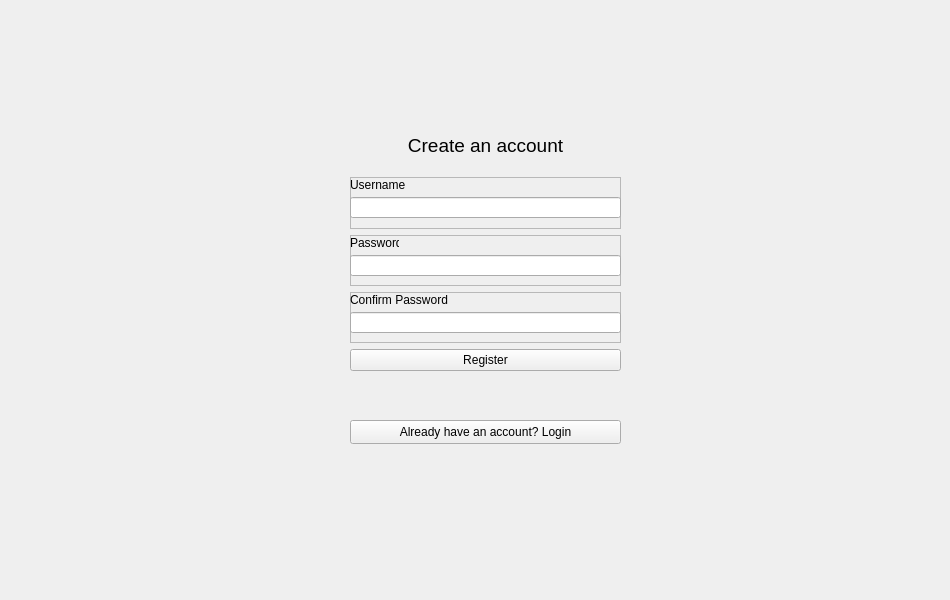
<?xml version="1.0" encoding="UTF-8"?>
<ui version="4.0">
 <class>RegisterWindow</class>
 <widget class="QWidget" name="RegisterWindow">
  <property name="geometry">
   <rect>
    <x>0</x>
    <y>0</y>
    <width>950</width>
    <height>600</height>
   </rect>
  </property>
  <property name="windowTitle">
   <string>Register</string>
  </property>
  <widget class="QPushButton" name="login_button">
   <property name="geometry">
    <rect>
     <x>350</x>
     <y>420</y>
     <width>271</width>
     <height>24</height>
    </rect>
   </property>
   <property name="text">
    <string>Already have an account? Login</string>
   </property>
  </widget>
  <widget class="QWidget" name="verticalLayoutWidget">
   <property name="geometry">
    <rect>
     <x>350</x>
     <y>120</y>
     <width>271</width>
     <height>251</height>
    </rect>
   </property>
   <layout class="QVBoxLayout" name="verticalLayout">
    <property name="rightMargin">
     <number>0</number>
    </property>
    <item>
     <widget class="QLabel" name="title">
      <property name="font">
       <font>
        <pointsize>14</pointsize>
       </font>
      </property>
      <property name="text">
       <string>Create an account</string>
      </property>
      <property name="alignment">
       <set>Qt::AlignCenter</set>
      </property>
     </widget>
    </item>
    <item>
     <widget class="QFrame" name="frame">
      <property name="frameShape">
       <enum>QFrame::StyledPanel</enum>
      </property>
      <property name="frameShadow">
       <enum>QFrame::Raised</enum>
      </property>
      <widget class="QLabel" name="username_label">
       <property name="geometry">
        <rect>
         <x>0</x>
         <y>0</y>
         <width>111</width>
         <height>16</height>
        </rect>
       </property>
       <property name="text">
        <string>Username</string>
       </property>
      </widget>
      <widget class="QLineEdit" name="username_input">
       <property name="geometry">
        <rect>
         <x>0</x>
         <y>20</y>
         <width>271</width>
         <height>21</height>
        </rect>
       </property>
       <property name="alignment">
        <set>Qt::AlignLeading|Qt::AlignLeft|Qt::AlignVCenter</set>
       </property>
      </widget>
     </widget>
    </item>
    <item>
     <widget class="QFrame" name="frame_2">
      <property name="frameShape">
       <enum>QFrame::StyledPanel</enum>
      </property>
      <property name="frameShadow">
       <enum>QFrame::Raised</enum>
      </property>
      <widget class="QLabel" name="password_label">
       <property name="geometry">
        <rect>
         <x>0</x>
         <y>0</y>
         <width>49</width>
         <height>16</height>
        </rect>
       </property>
       <property name="text">
        <string>Password</string>
       </property>
      </widget>
      <widget class="QLineEdit" name="password_input">
       <property name="geometry">
        <rect>
         <x>0</x>
         <y>20</y>
         <width>271</width>
         <height>21</height>
        </rect>
       </property>
       <property name="echoMode">
        <enum>QLineEdit::Password</enum>
       </property>
      </widget>
     </widget>
    </item>
    <item>
     <widget class="QFrame" name="frame_3">
      <property name="frameShape">
       <enum>QFrame::StyledPanel</enum>
      </property>
      <property name="frameShadow">
       <enum>QFrame::Raised</enum>
      </property>
      <widget class="QLabel" name="confirm_label">
       <property name="geometry">
        <rect>
         <x>0</x>
         <y>0</y>
         <width>131</width>
         <height>16</height>
        </rect>
       </property>
       <property name="text">
        <string>Confirm Password</string>
       </property>
      </widget>
      <widget class="QLineEdit" name="confirm_input">
       <property name="geometry">
        <rect>
         <x>0</x>
         <y>20</y>
         <width>271</width>
         <height>21</height>
        </rect>
       </property>
       <property name="echoMode">
        <enum>QLineEdit::Password</enum>
       </property>
      </widget>
     </widget>
    </item>
    <item>
     <widget class="QPushButton" name="register_button">
      <property name="text">
       <string>Register</string>
      </property>
     </widget>
    </item>
   </layout>
  </widget>
 </widget>
 <resources/>
 <connections/>
</ui>
